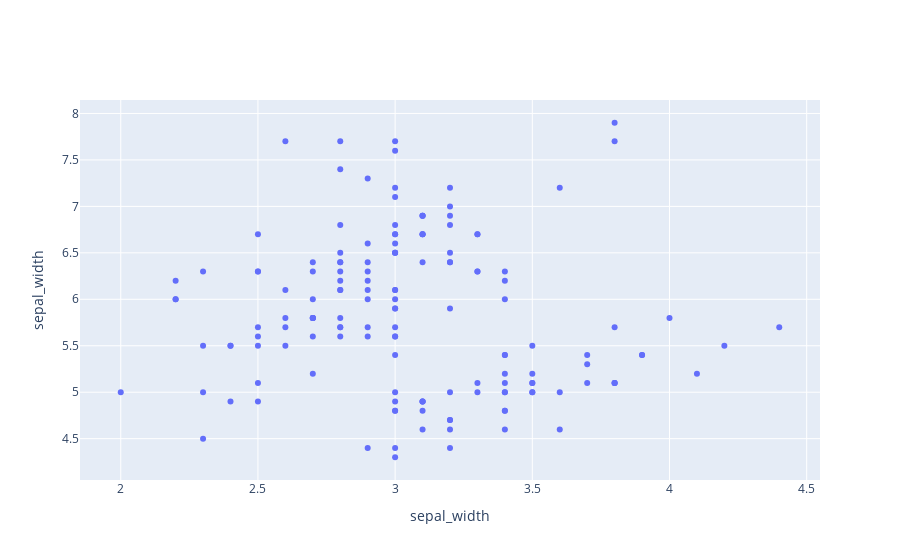

The code cell stored with this chart in its notebook:
### Code cell
import plotly.graph_objects as go

fig = go.Figure(
    data=[
        go.Scatter(x=iris['sepal_width'], y=iris['sepal_length'], mode='markers')
    ],
    layout=go.Layout(
        xaxis=go.layout.XAxis(
            title=go.layout.xaxis.Title(
                text='sepal_width'
            )
        ),
        yaxis=go.layout.YAxis(
            title=go.layout.yaxis.Title(
                text='sepal_width'
            )
        )
    ),
)

fig.show()

### Figure 1 — Plotly figure (JSON) as saved in the notebook; plotly's stock layout.template omitted (floating-point values rounded to 4 significant figures; data arrays with more than 128 entries replaced by an {"elided": "..."} marker saying what was removed)
{"data": [{"mode": "markers", "type": "scatter", "x": {"elided": "150 float values"}, "y": {"elided": "150 float values"}}], "layout": {"xaxis": {"title": {"text": "sepal_width"}}, "yaxis": {"title": {"text": "sepal_width"}}}}
